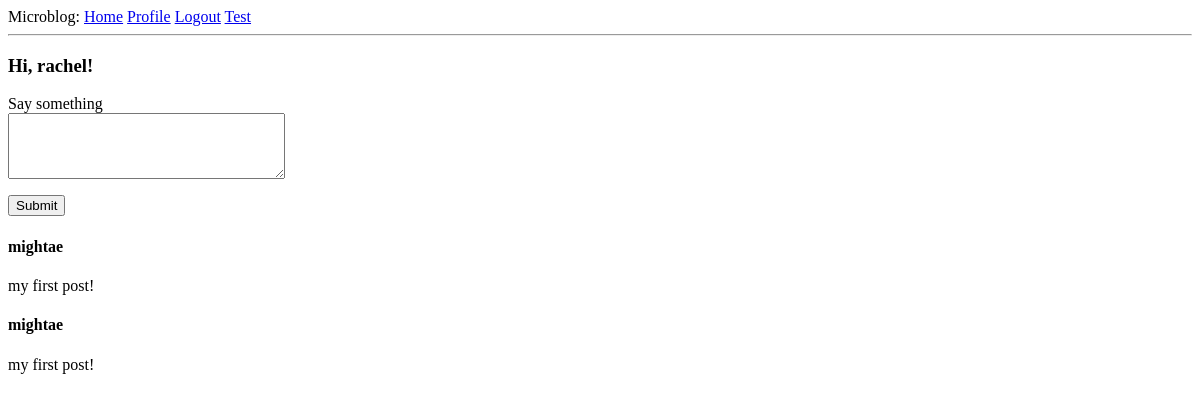
Before: /index (signed in) with the older database file.
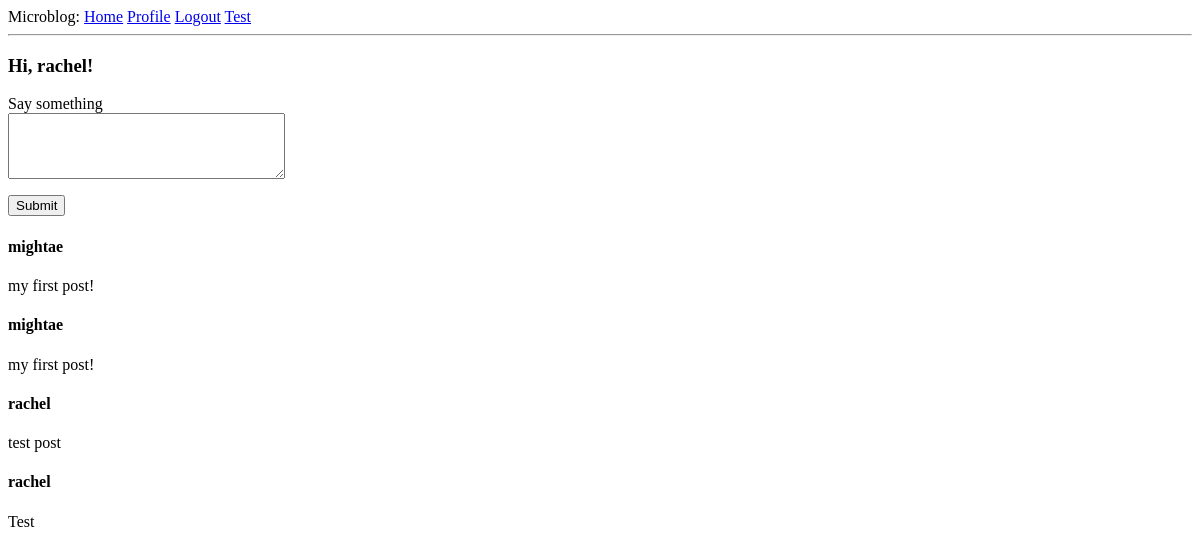
After: the same page with the newer database file.
### app/models.py (models this page shows, shortened)
class Post(db.Model):
    id = db.Column(db.Integer, primary_key=True)
    body = db.Column(db.String(140))
    timestamp = db.Column(db.DateTime, index=True, default=datetime.utcnow)
    user_id = db.Column(db.Integer, db.ForeignKey('user.id'))

class User(UserMixin, db.Model):
    id = db.Column(db.Integer, primary_key=True)
    username = db.Column(db.String(64), index=True, unique=True)
    email = db.Column(db.String(120), index=True, unique=True)
    pw_hash = db.Column(db.String(128))
    about_me = db.Column(db.String(140))
    datetime_joined = db.Column(db.DateTime, default=datetime.utcnow)
    datetime_last_seen = db.Column(db.DateTime, default=datetime.utcnow)
    posts = db.relationship('Post', backref='author', lazy='dynamic')
    followed = db.relationship(
        'User', # Self-referential
        secondary=followers, # Association table defined above
        primaryjoin=(followers.c.follower_id == id), # How left-side entity is linked: User's `id` matches the `follower_id` field of the association table
        secondaryjoin=(followers.c.followed_id == id), # How the right-side entity (followed user) is linked.
        backref=db.backref('followers', lazy='dynamic'), # How this relationship will be accessed from the right-side entity (followed)
        lazy='dynamic' # `dynamic` sets up the query to not run until specifically requested
    )

### app/routes.py (the view)
@application.route('/', methods=['GET', 'POST'])
@application.route('/index', methods=['GET', 'POST'])
@login_required
def index():
    form = PostForm()
    if form.validate_on_submit():
        post = Post(body=form.post.data, author=current_user)
        db.session.add(post)
        db.session.commit()
        flash('Posted successfully.')
        return redirect(url_for('index'))
    posts = Post.query.all()
    return render_template('index.html', title='Home', form=form, posts=posts)

### app/forms.py
class PostForm(FlaskForm):
    post = TextAreaField('Say something', validators=[
        DataRequired(), Length(min=1, max=140)])
    submit = SubmitField('Submit')

### app/models.py (called while the page is built)
@login.user_loader
def load_user(id):
    return User.query.get(int(id))

### app/routes.py (called while the page is built)
@application.before_request
def before_request():
    if current_user.is_authenticated:
        current_user.datetime_last_seen = datetime.utcnow()
        db.session.commit()

### app/templates/index.html (shortened to what this page needs)
{% extends "base.html" %}
{% block content %}
  <h3>Hi, {{ current_user.username }}!</h3>
  <form action="" method="POST">
    <p>
      {{ form.post.label }}<br>
      {{ form.post(cols=32, rows=4) }}<br>
    </p>
    <p>{{ form.submit() }}
  </form>
  {% for post in posts %}
  <div>
    <h4>{{ post.author.username }}</h4>
    <p>{{ post.body }}</p>
  </div>
  {% endfor %}
{% endblock %}

Changed rows visible on the page:
added Post: author.username "rachel", body "test post"
added Post: author.username "rachel", body "Test"
